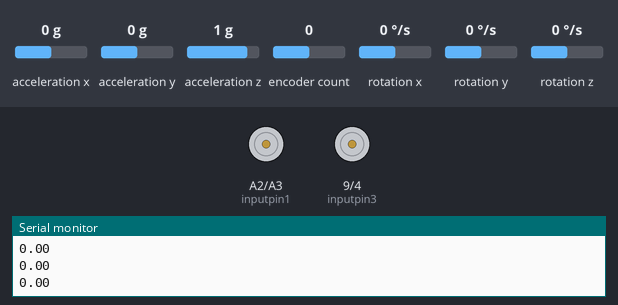
Recording of a sketch running on a simulated Arduino Uno, built with avr-gcc and run on an emulated ATmega328P. Parts: motor-driver pin pairs drawn as motors (green arrow = first pin HIGH = forward, orange = second pin HIGH = backward, longer = more drive, scaled by the enable pin), the last lines printed to the serial monitor. Inputs (shaded band) come from the test bench; at power-on: encoder count 0, acceleration y 0 g, rotation x 0 °/s, acceleration x 0 g, acceleration z 1 g, rotation y 0 °/s, rotation z 0 °/s.

Above: at 4.2 s.
4.3 s: encoder count set to 1
7.3 s: acceleration y set to -1.4 g
8.8 s: rotation x set to 127 °/s
11.8 s: rotation x set to 134 °/s
At 13.3 s:
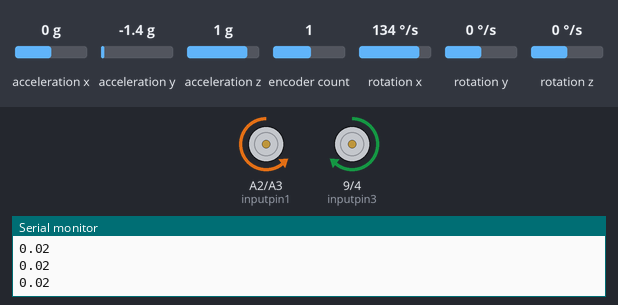
13.6 s: rotation x set to -192 °/s
At 15.0 s:
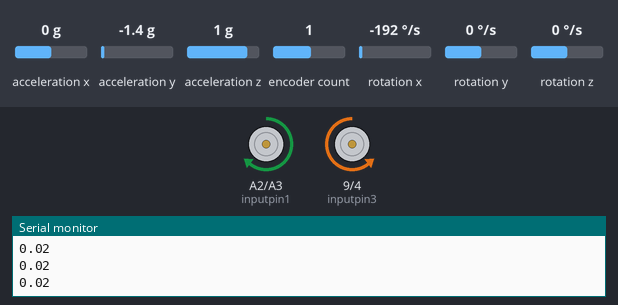
Timing chart, 0 to 16.6 s (numbered marks = the images above; inputs shaded):
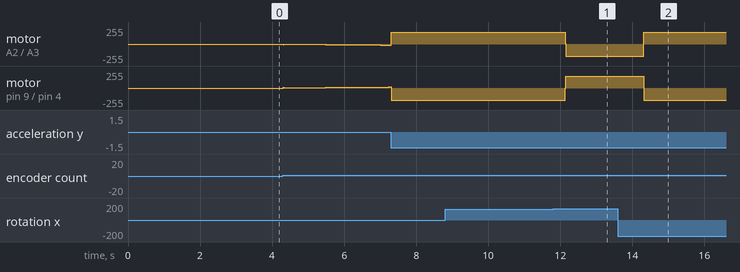

Measured:
- the behaviour switches between 133 and 134 °/s on rotation x (found by bisection; images 0 and 1)
- after the input at 13.6 s, motor on A2 (inputpin1) / A3 (inputpin2): backward 180/255 → forward 180/255 after 0.72 s; motor on pin 9 (inputpin3) / pin 4 (inputpin4): forward 180/255 → backward 180/255 after 0.72 s

The sketch:

BB_2443_Task3C.ino
```cpp
#include <Wire.h>
#include <MPU6050_light.h>
#include <Encoder.h>
#include<SoftwareSerial.h>

MPU6050 mpu(Wire);

// Motor Pins
#define inputpin1 A2    // Left motor
#define inputpin2 A3
#define inputpin3 9    // Right motor
#define inputpin4 4

#define EN1 6
#define EN2 5

// Encoder Pins
Encoder enc(2, 3);

unsigned long lastTime = 0;
unsigned long timer = 0;
unsigned long prevTime = 0;
unsigned long positionLastTime = 0;

float motorSpeed = 0;
long old_ticks = 0;

// PID parameters for angle control
float Kp_angle = 130;  // 130
float Ki_angle = 1800;   // 1800
float Kd_angle = 9.5;   // 7.5

// PID parameters for position control
float Kp_position = 130;  // 130
float Ki_position = 225.15;  // 95.15
float Kd_position = 5; // 5

// Variables for angle PID
float error_angle = 0;
float angleSetpoint = 0;
float lastError_angle = 0;
float integral_angle = 0;
float output_angle = 0;
float derivative_angle = 0;

// Variables for position PID
long positionSetpoint = 0;
float lastError_position = 0;
float integral_position = 0;
float derivative_position = 0;
float error_position = 0;
float currentPos = 0;
float prevPos = 0;
float output_position = 0;

// MPU variables
float currentAngle = 0;
float currentAngle_new = 0;
float currentAngle_old = 0;

void setup() {
  Serial.begin(9600);
  // bluetooth.begin(9600);
  Wire.begin();
  mpu.begin();

  delay(2000);
  mpu.calcOffsets();

  // Initialize motor pins
  pinMode(EN1, OUTPUT);
  pinMode(EN2, OUTPUT);
  pinMode(inputpin1, OUTPUT);
  pinMode(inputpin2, OUTPUT);
  pinMode(inputpin3, OUTPUT);
  pinMode(inputpin4, OUTPUT);

  digitalWrite(inputpin1, LOW);
  digitalWrite(inputpin2, LOW);
  digitalWrite(inputpin3, LOW);
  digitalWrite(inputpin4, LOW);

  analogWrite(EN1, 0);
  analogWrite(EN2, 0);

}

float encoder() {
  long ticks = enc.read();  // Get raw tick count

  // Only divide when using or displaying the value
  float reduced_ticks = ticks * (360.0/2800.0);

  float distance = reduced_ticks * (14.14 / 360.0);

  if (reduced_ticks != old_ticks) {
    old_ticks = reduced_ticks;
  }

  return distance;

}

void PID() {
  unsigned long currentTime = millis();
  double dt = (currentTime - prevTime) / 1000.0; // Calculate time step in seconds
  prevTime = currentTime;

  mpu.update();
  double acclX = mpu.getAngleX();
  // Calculate angular velocity from gyroscope
  double gyroRate = mpu.getGyroX();  // Gyroscope X-axis rate (degrees/sec)
  currentAngle_new = 0.985 * (currentAngle_old + gyroRate * dt) + (1 - 0.985) * acclX;
  currentAngle_old = currentAngle_new;
  currentAngle = currentAngle_new;
  // Serial.println(currentAngle);

  currentPos = encoder();
  Serial.println(currentPos);

  error_position = positionSetpoint - currentPos;
  integral_position += error_position * dt;
  derivative_position = (error_position - lastError_position) / dt;
  integral_position = constrain(integral_position, -255, 255);
  output_position = Kp_position * error_position +
                    Ki_position * integral_position +
                    Kd_position * derivative_position;
  // angleSetpoint = output_position;
  lastError_position = error_position;

  // Angle PID
  error_angle = angleSetpoint - currentAngle;
  integral_angle += error_angle * dt;
  derivative_angle = (error_angle - lastError_angle) / dt;
  integral_angle = constrain(integral_angle, -255, 255);  // Anti-windup
  output_angle = Kp_angle * error_angle +
                 Ki_angle * integral_angle +
                 Kd_angle * derivative_angle;
  lastError_angle = error_angle;

  motorSpeed = constrain(output_position + output_angle, -180, 180);

  if (motorSpeed > 0) {
    digitalWrite(inputpin1, HIGH);
    digitalWrite(inputpin2, LOW);
    digitalWrite(inputpin3, LOW);
    digitalWrite(inputpin4, HIGH);
  } else {
    digitalWrite(inputpin1, LOW);
    digitalWrite(inputpin2, HIGH);
    digitalWrite(inputpin3, HIGH);
    digitalWrite(inputpin4, LOW);
  }
  analogWrite(EN1, abs(motorSpeed));
  analogWrite(EN2, abs(motorSpeed));
}

void loop() {
   if (millis() - timer >= 10){
    timer = millis();
    PID();
   }
}
```
